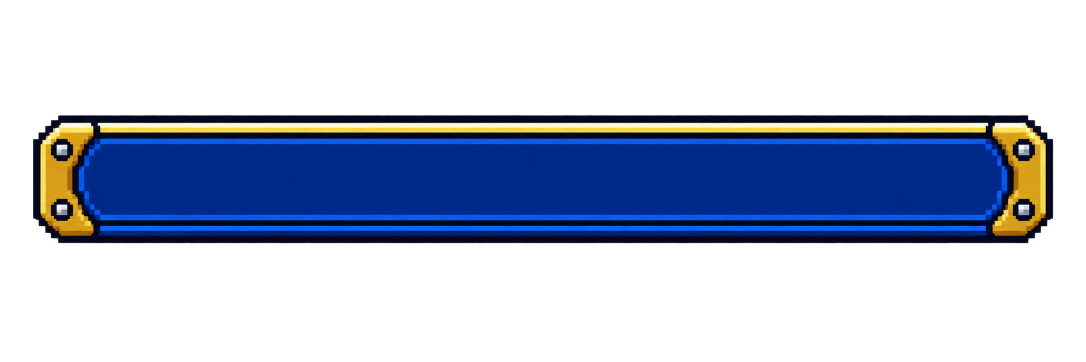
#> input picture SGDK_projects/HAMOOPIG [VER.001] [SGDK 211] [GEN] [ENGINE] [FIGHTING]/data/source_art/hud/generated_life_track_v02.png, 2172 x 724 px (shown at 1/2 size)
$ python convert_life_track.py
#> lines starting #> are read from the running program, lines starting #| are printed output that depends on the picture
"""Reduce the generated empty life chassis to a native SGDK sprite asset."""
from __future__ import annotations

from pathlib import Path

from PIL import Image

ROOT = Path(__file__).resolve().parents[3]
SOURCE = ROOT / "data" / "source_art" / "hud" / "generated_life_track_v02.png"
OUTPUT = ROOT / "res" / "sprite" / "hud" / "life_track_empty.png"


def main() -> None:
    source = Image.open(SOURCE).convert("RGBA")
#> source is the input picture: PIL image 2172x724 RGBA; mean R, G, B, A 10.1, 19.5, 39.4, 83.1
    bbox = source.getchannel("A").getbbox()
#> bbox = (63, 84, 2109, 660)
    if bbox is None:
        raise SystemExit("life chassis has no opaque pixels")
    source = source.crop(bbox).resize((128, 16), Image.Resampling.NEAREST)
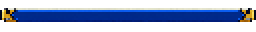
#> source: PIL image 128x16 RGBA (shown 2 times larger); mean R, G, B, A 18.7, 32.7, 63.6, 110; transparent parts drawn white
    rgb = Image.new("RGB", source.size, (0, 0, 0))
#> rgb: PIL image 128x16 RGB; every value is 0
    rgb.paste(source, mask=source.getchannel("A"))
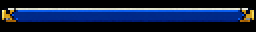
#> rgb: PIL image 128x16 RGB (shown 2 times larger); mean R, G, B 18.6, 32.6, 63.3
    quantized = rgb.quantize(colors=15, method=Image.Quantize.MEDIANCUT)
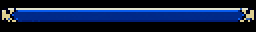
#> quantized: PIL image 128x16 P (shown 2 times larger); mean R, G, B 18.2, 33.3, 65.6
    out = Image.new("P", source.size, 0)
    # PAL1 is shared with the authored energy segment. Use only its existing
    # compatible slots: 1=light gray, 9=blue, 11=black. This prevents a
    # source-image blue from being decoded through PAL1's red/orange slots.
    pal1_compatible = [
        (255, 0, 255), (238, 238, 238), (0, 0, 0), (0, 0, 0),
        (0, 0, 0), (0, 0, 0), (0, 0, 0), (0, 0, 0),
        (0, 0, 0), (0, 68, 170), (0, 0, 0), (0, 0, 0),
        (0, 0, 0), (0, 0, 0), (0, 0, 0), (0, 0, 0),
    ]
    out.putpalette([channel for color in pal1_compatible for channel in color] + [0] * (768 - 48))
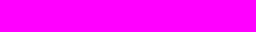
#> out: PIL image 128x16 P (shown 2 times larger); mean R, G, B 255, 0, 255
    mapped = []
    for pixel, alpha in zip(rgb.getdata(), source.getchannel("A").getdata()):
        if alpha < 128:
            mapped.append(0)
        else:
            r, g, b = pixel
            if r < 24 and g < 28 and b < 38:
                mapped.append(11)
            elif r > b + 42 and r + g > b * 2:
                # PAL1 index 2 is the existing warm-gold accent used by the
                # authored HUD atlas; retain it instead of flattening the
                # chassis into the blue slot.
                mapped.append(2 if r + g < 470 else 8)
            elif r + g + b > 330:
                mapped.append(1)
            else:
                mapped.append(9)
#> after the loop, mapped = 2048 values, max 11 at index 514, min 0 at index 0, mean 2.87
    out.putdata(mapped)
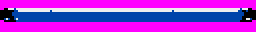
#> out: PIL image 128x16 P (shown 2 times larger); mean R, G, B 171.2, 46.1, 219.6
    OUTPUT.parent.mkdir(parents=True, exist_ok=True)
    out.save(OUTPUT, optimize=False, transparency=0)


if __name__ == "__main__":
    main()
